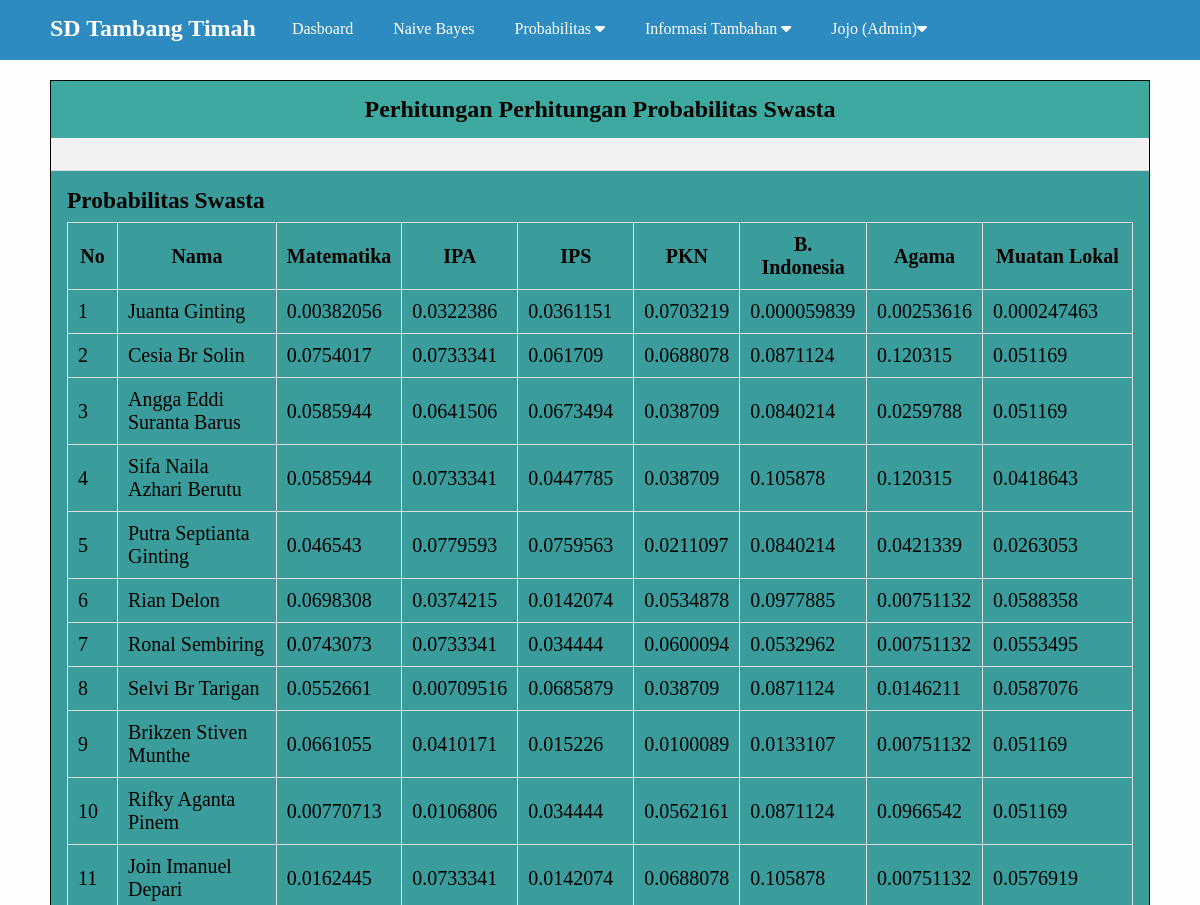
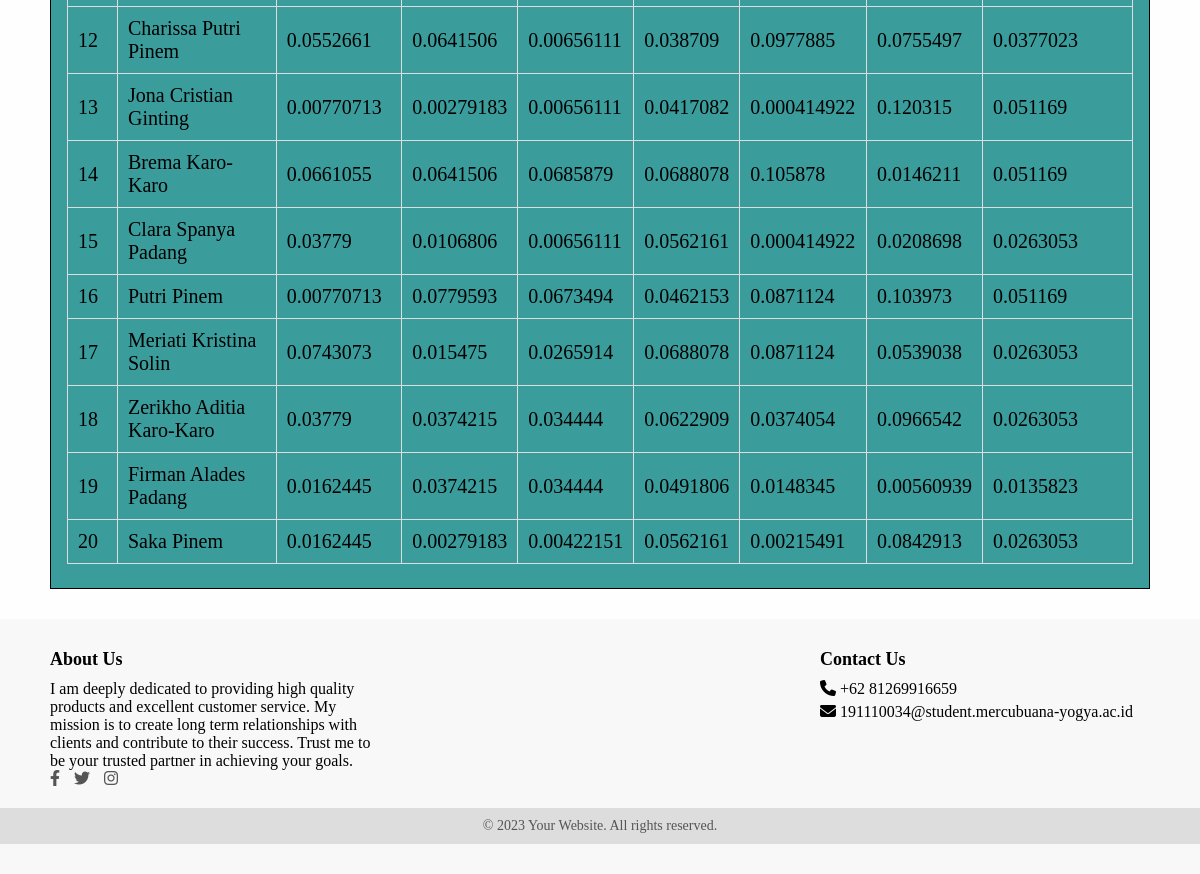
Page /admin/probabilitas_swasta.php (signed in) on the committed database (2 pictures, top to bottom).
### tables this page shows
CREATE TABLE `probab_swasta` (
  `id` float NOT NULL,
  `nama_siswa` varchar(30) NOT NULL,
  `prob_swasta_matematika` float NOT NULL,
  `prob_swasta_ipa` float NOT NULL,
  `prob_swasta_ips` float NOT NULL,
  `prob_swasta_pkn` float NOT NULL,
  `prob_swasta_indo` float NOT NULL,
  `prob_swasta_agama` float NOT NULL,
  `prob_swasta_muatan_lokal` float NOT NULL
);

### admin/probabilitas_swasta.php (the view, shortened to what this page needs)
<?php include 'header.php' ?>
		<div class="content">
			<div class="container">
				<div class="box">
				<div class="teks_header">
					<h2>Perhitungan Perhitungan Probabilitas Swasta</h2>
				</div>
				<div class="box-header">
                </div>
				<div class="box-body">
					<table class="table">
                        <h3 id_data="data_training">Probabilitas Swasta</h3>
						<thead>
							<tr>
								<th>No</th>
								<th>Nama</th>
								<th>Matematika</th>
								<th>IPA</th>
								<th>IPS</th>
								<th>PKN</th>
								<th>B. Indonesia</th>
								<th>Agama</th>
								<th>Muatan Lokal</th>
							</tr>
						</thead>
						<tbody>
							<?php
							$no =1;
								$where = " WHERE 1=1";
							$data_training = mysqli_query ($conn, "SELECT * fROM probab_swasta $where ORDER BY id DESC");
								if (mysqli_num_rows($data_training) > 0 ) {
								 	while ($p = mysqli_fetch_array ($data_training)) {
							 ?>
							<tr>
								<td><?= $no++ ?></td>
								<td><?= $p['nama_siswa'] ?></td>
								<td><?= $p['prob_swasta_matematika'] ?></td>
								<td><?= $p['prob_swasta_ipa'] ?></td>
								<td><?= $p['prob_swasta_ips'] ?></td>
								<td><?= $p['prob_swasta_pkn'] ?></td>
								<td><?= $p['prob_swasta_indo'] ?></td>
								<td><?= $p['prob_swasta_agama'] ?></td>
								<td><?= $p['prob_swasta_muatan_lokal'] ?></td>
							</tr>
							<?php }}else {	?>
										<tr>
											<td colspan="5">Data Tidak Ditemukan</td>
										</tr>
										<?php } ?>
						</tbody>
					</table>
				</div>
			</div>
		</div>
	</div>
<?php include 'footer.php' ?>

### assets/css/style.css (style rules this page uses)
* { margin: 0; padding: 0; font-family: 'Arvo', serif; box-sizing: border-box; }
.container { width: 1140px; margin: 0 auto; }
.bg-light { background-color: #fefefe; }
.box { border:1px solid #000000; background-color: #3EA99F; }
.box-header { padding: 16px; border-bottom: 1px solid #ddd; background-color: #f2f2f2; }
.box-body { padding: 16px; background-color: #3B9C9C; font-size: 20px; }
.content { padding: 80px 0 30px 0; }
.table { width: 100%; border-collapse: collapse; margin: 8px 0; }
.table th, .table td { border: 1px solid #ddd; padding: 10px; }
.table th:first-child { width: 50px; text-align: center; }
.table th:last-child { width: 150px; text-align: center; }
.box .teks_header h2 { text-align: center; margin: 15px; }

### admin/footer.php (style rules this page uses)
.container { max-width: 1200px; margin: 0 auto; padding: 0 20px; }

### rows in the picture
probab_swasta: nama_siswa "Juanta Ginting", prob_swasta_matematika "0.00382056", prob_swasta_ipa "0.0322386", prob_swasta_ips "0.0361151", prob_swasta_pkn "0.0703219", prob_swasta_indo "0.000059839", prob_swasta_agama "0.00253616", prob_swasta_muatan_lokal "0.000247463"
probab_swasta: nama_siswa "Cesia Br Solin", prob_swasta_matematika "0.0754017", prob_swasta_ipa "0.0733341", prob_swasta_ips "0.061709", prob_swasta_pkn "0.0688078", prob_swasta_indo "0.0871124", prob_swasta_agama "0.120315", prob_swasta_muatan_lokal "0.051169"
probab_swasta: nama_siswa "Angga Eddi Suranta Barus", prob_swasta_matematika "0.0585944", prob_swasta_ipa "0.0641506", prob_swasta_ips "0.0673494", prob_swasta_pkn "0.038709", prob_swasta_indo "0.0840214", prob_swasta_agama "0.0259788", prob_swasta_muatan_lokal "0.051169"
probab_swasta: nama_siswa "Sifa Naila Azhari Berutu", prob_swasta_matematika "0.0585944", prob_swasta_ipa "0.0733341", prob_swasta_ips "0.0447785", prob_swasta_pkn "0.038709", prob_swasta_indo "0.105878", prob_swasta_agama "0.120315", prob_swasta_muatan_lokal "0.0418643"
probab_swasta: nama_siswa "Putra Septianta Ginting", prob_swasta_matematika "0.046543", prob_swasta_ipa "0.0779593", prob_swasta_ips "0.0759563", prob_swasta_pkn "0.0211097", prob_swasta_indo "0.0840214", prob_swasta_agama "0.0421339", prob_swasta_muatan_lokal "0.0263053"
probab_swasta: nama_siswa "Rian Delon", prob_swasta_matematika "0.0698308", prob_swasta_ipa "0.0374215", prob_swasta_ips "0.0142074", prob_swasta_pkn "0.0534878", prob_swasta_indo "0.0977885", prob_swasta_agama "0.00751132", prob_swasta_muatan_lokal "0.0588358"
probab_swasta: nama_siswa "Ronal Sembiring", prob_swasta_matematika "0.0743073", prob_swasta_ipa "0.0733341", prob_swasta_ips "0.034444", prob_swasta_pkn "0.0600094", prob_swasta_indo "0.0532962", prob_swasta_agama "0.00751132", prob_swasta_muatan_lokal "0.0553495"
probab_swasta: nama_siswa "Selvi Br Tarigan", prob_swasta_matematika "0.0552661", prob_swasta_ipa "0.00709516", prob_swasta_ips "0.0685879", prob_swasta_pkn "0.038709", prob_swasta_indo "0.0871124", prob_swasta_agama "0.0146211", prob_swasta_muatan_lokal "0.0587076"
probab_swasta: nama_siswa "Brikzen Stiven Munthe", prob_swasta_matematika "0.0661055", prob_swasta_ipa "0.0410171", prob_swasta_ips "0.015226", prob_swasta_pkn "0.0100089", prob_swasta_indo "0.0133107", prob_swasta_agama "0.00751132", prob_swasta_muatan_lokal "0.051169"
probab_swasta: nama_siswa "Rifky Aganta Pinem", prob_swasta_matematika "0.00770713", prob_swasta_ipa "0.0106806", prob_swasta_ips "0.034444", prob_swasta_pkn "0.0562161", prob_swasta_indo "0.0871124", prob_swasta_agama "0.0966542", prob_swasta_muatan_lokal "0.051169"
probab_swasta: nama_siswa "Join Imanuel Depari", prob_swasta_matematika "0.0162445", prob_swasta_ipa "0.0733341", prob_swasta_ips "0.0142074", prob_swasta_pkn "0.0688078", prob_swasta_indo "0.105878", prob_swasta_agama "0.00751132", prob_swasta_muatan_lokal "0.0576919"
probab_swasta: nama_siswa "Charissa Putri Pinem", prob_swasta_matematika "0.0552661", prob_swasta_ipa "0.0641506", prob_swasta_ips "0.00656111", prob_swasta_pkn "0.038709", prob_swasta_indo "0.0977885", prob_swasta_agama "0.0755497", prob_swasta_muatan_lokal "0.0377023"
probab_swasta: nama_siswa "Jona Cristian Ginting", prob_swasta_matematika "0.00770713", prob_swasta_ipa "0.00279183", prob_swasta_ips "0.00656111", prob_swasta_pkn "0.0417082", prob_swasta_indo "0.000414922", prob_swasta_agama "0.120315", prob_swasta_muatan_lokal "0.051169"
probab_swasta: nama_siswa "Brema Karo-Karo", prob_swasta_matematika "0.0661055", prob_swasta_ipa "0.0641506", prob_swasta_ips "0.0685879", prob_swasta_pkn "0.0688078", prob_swasta_indo "0.105878", prob_swasta_agama "0.0146211", prob_swasta_muatan_lokal "0.051169"
probab_swasta: nama_siswa "Clara Spanya Padang", prob_swasta_matematika "0.03779", prob_swasta_ipa "0.0106806", prob_swasta_ips "0.00656111", prob_swasta_pkn "0.0562161", prob_swasta_indo "0.000414922", prob_swasta_agama "0.0208698", prob_swasta_muatan_lokal "0.0263053"
probab_swasta: nama_siswa "Putri Pinem", prob_swasta_matematika "0.00770713", prob_swasta_ipa "0.0779593", prob_swasta_ips "0.0673494", prob_swasta_pkn "0.0462153", prob_swasta_indo "0.0871124", prob_swasta_agama "0.103973", prob_swasta_muatan_lokal "0.051169"
probab_swasta: nama_siswa "Meriati Kristina Solin", prob_swasta_matematika "0.0743073", prob_swasta_ipa "0.015475", prob_swasta_ips "0.0265914", prob_swasta_pkn "0.0688078", prob_swasta_indo "0.0871124", prob_swasta_agama "0.0539038", prob_swasta_muatan_lokal "0.0263053"
probab_swasta: nama_siswa "Zerikho Aditia Karo-Karo", prob_swasta_matematika "0.03779", prob_swasta_ipa "0.0374215", prob_swasta_ips "0.034444", prob_swasta_pkn "0.0622909", prob_swasta_indo "0.0374054", prob_swasta_agama "0.0966542", prob_swasta_muatan_lokal "0.0263053"
probab_swasta: nama_siswa "Firman Alades Padang", prob_swasta_matematika "0.0162445", prob_swasta_ipa "0.0374215", prob_swasta_ips "0.034444", prob_swasta_pkn "0.0491806", prob_swasta_indo "0.0148345", prob_swasta_agama "0.00560939", prob_swasta_muatan_lokal "0.0135823"
probab_swasta: nama_siswa "Saka Pinem", prob_swasta_matematika "0.0162445", prob_swasta_ipa "0.00279183", prob_swasta_ips "0.00422151", prob_swasta_pkn "0.0562161", prob_swasta_indo "0.00215491", prob_swasta_agama "0.0842913", prob_swasta_muatan_lokal "0.0263053"

### other values in the picture
$_SESSION['uname'] "Jojo"
$_SESSION['ulevel'] "Admin"
